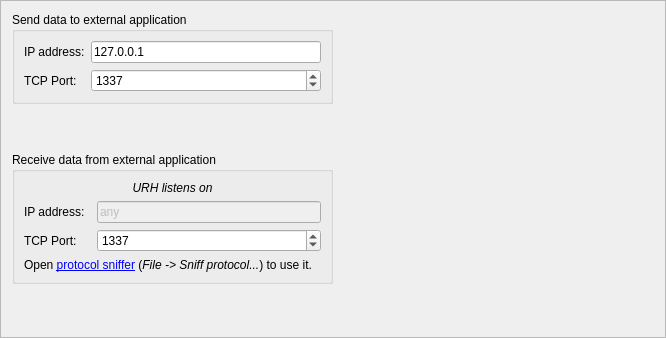
<?xml version="1.0" encoding="UTF-8"?>
<ui version="4.0">
 <class>Frame</class>
 <widget class="QFrame" name="Frame">
  <property name="geometry">
   <rect>
    <x>0</x>
    <y>0</y>
    <width>666</width>
    <height>338</height>
   </rect>
  </property>
  <property name="windowTitle">
   <string>Frame</string>
  </property>
  <property name="frameShape">
   <enum>QFrame::StyledPanel</enum>
  </property>
  <property name="frameShadow">
   <enum>QFrame::Raised</enum>
  </property>
  <layout class="QHBoxLayout" name="horizontalLayout">
   <item>
    <layout class="QVBoxLayout" name="verticalLayout">
     <item>
      <widget class="QGroupBox" name="groupBoxClient">
       <property name="sizePolicy">
        <sizepolicy hsizetype="Preferred" vsizetype="Expanding">
         <horstretch>0</horstretch>
         <verstretch>0</verstretch>
        </sizepolicy>
       </property>
       <property name="title">
        <string>Send data to external application</string>
       </property>
       <layout class="QGridLayout" name="gridLayout">
        <item row="1" column="1">
         <widget class="QSpinBox" name="spinBoxClientPort">
          <property name="toolTip">
           <string>&lt;html&gt;&lt;head/&gt;&lt;body&gt;&lt;p&gt;This is the port number of your external TCP application. URH will connect to this port, when &lt;span style=&quot; font-weight:600;&quot;&gt;sending&lt;/span&gt; data.&lt;/p&gt;&lt;/body&gt;&lt;/html&gt;</string>
          </property>
          <property name="minimum">
           <number>1</number>
          </property>
          <property name="maximum">
           <number>65535</number>
          </property>
          <property name="value">
           <number>1337</number>
          </property>
         </widget>
        </item>
        <item row="0" column="0">
         <widget class="QLabel" name="label">
          <property name="text">
           <string>IP address:</string>
          </property>
         </widget>
        </item>
        <item row="1" column="0">
         <widget class="QLabel" name="label_2">
          <property name="text">
           <string>TCP Port:</string>
          </property>
         </widget>
        </item>
        <item row="0" column="1">
         <widget class="QLineEdit" name="lineEditClientIP">
          <property name="toolTip">
           <string>&lt;html&gt;&lt;head/&gt;&lt;body&gt;&lt;p&gt;This is the IP address of your external TCP application. URH will connect to this address, when &lt;span style=&quot; font-weight:600;&quot;&gt;sending&lt;/span&gt; data.&lt;/p&gt;&lt;/body&gt;&lt;/html&gt;</string>
          </property>
          <property name="text">
           <string>127.0.0.1</string>
          </property>
         </widget>
        </item>
       </layout>
      </widget>
     </item>
     <item>
      <spacer name="verticalSpacer_2">
       <property name="orientation">
        <enum>Qt::Vertical</enum>
       </property>
       <property name="sizeHint" stdset="0">
        <size>
         <width>20</width>
         <height>40</height>
        </size>
       </property>
      </spacer>
     </item>
     <item>
      <widget class="QGroupBox" name="groupBoxServer">
       <property name="sizePolicy">
        <sizepolicy hsizetype="Preferred" vsizetype="Expanding">
         <horstretch>0</horstretch>
         <verstretch>0</verstretch>
        </sizepolicy>
       </property>
       <property name="title">
        <string>Receive data from external application</string>
       </property>
       <layout class="QGridLayout" name="gridLayout_2">
        <item row="3" column="0" colspan="3">
         <widget class="QLabel" name="lOpenProtoSniffer">
          <property name="text">
           <string>&lt;html&gt;&lt;head/&gt;&lt;body&gt;&lt;p&gt;Open &lt;a href=&quot;open_proto_sniffer&quot;&gt;&lt;span style=&quot; text-decoration: underline; color:#0000ff;&quot;&gt;protocol sniffer&lt;/span&gt;&lt;/a&gt; (&lt;span style=&quot; font-style:italic;&quot;&gt;File -&amp;gt; Sniff protocol...&lt;/span&gt;) to use it.&lt;/p&gt;&lt;/body&gt;&lt;/html&gt;</string>
          </property>
          <property name="wordWrap">
           <bool>true</bool>
          </property>
         </widget>
        </item>
        <item row="0" column="0" colspan="3">
         <widget class="QLabel" name="label_5">
          <property name="font">
           <font>
            <italic>true</italic>
           </font>
          </property>
          <property name="text">
           <string>URH listens on</string>
          </property>
          <property name="alignment">
           <set>Qt::AlignCenter</set>
          </property>
         </widget>
        </item>
        <item row="2" column="2">
         <widget class="QSpinBox" name="spinBoxServerPort">
          <property name="toolTip">
           <string>&lt;html&gt;&lt;head/&gt;&lt;body&gt;&lt;p&gt;This is the TCP port number URH listens on. Your external TCP application can connect and send data to this port, &lt;span style=&quot; font-weight:600;&quot;&gt;while&lt;/span&gt;&lt;span style=&quot; font-weight:600;&quot;&gt;receiving is active &lt;/span&gt;in URH.&lt;/p&gt;&lt;/body&gt;&lt;/html&gt;</string>
          </property>
          <property name="minimum">
           <number>1</number>
          </property>
          <property name="maximum">
           <number>65535</number>
          </property>
          <property name="value">
           <number>1337</number>
          </property>
         </widget>
        </item>
        <item row="2" column="0">
         <widget class="QLabel" name="label_4">
          <property name="text">
           <string>TCP Port:</string>
          </property>
         </widget>
        </item>
        <item row="1" column="2">
         <widget class="QLineEdit" name="lineEditServerIP">
          <property name="enabled">
           <bool>false</bool>
          </property>
          <property name="toolTip">
           <string>&lt;html&gt;&lt;head/&gt;&lt;body&gt;&lt;p&gt;This is the IP address URH listens on, 127.0.0.1 will work in most cases. Your external TCP application can connect and send data to this address, &lt;span style=&quot; font-weight:600;&quot;&gt;while receiving is active &lt;/span&gt;in URH.&lt;/p&gt;&lt;/body&gt;&lt;/html&gt;</string>
          </property>
          <property name="text">
           <string>any</string>
          </property>
         </widget>
        </item>
        <item row="1" column="0">
         <widget class="QLabel" name="label_3">
          <property name="text">
           <string>IP address:</string>
          </property>
         </widget>
        </item>
       </layout>
      </widget>
     </item>
     <item>
      <spacer name="verticalSpacer">
       <property name="orientation">
        <enum>Qt::Vertical</enum>
       </property>
       <property name="sizeHint" stdset="0">
        <size>
         <width>20</width>
         <height>40</height>
        </size>
       </property>
      </spacer>
     </item>
    </layout>
   </item>
   <item>
    <spacer name="horizontalSpacer">
     <property name="orientation">
      <enum>Qt::Horizontal</enum>
     </property>
     <property name="sizeHint" stdset="0">
      <size>
       <width>317</width>
       <height>20</height>
      </size>
     </property>
    </spacer>
   </item>
  </layout>
 </widget>
 <resources/>
 <connections/>
</ui>
